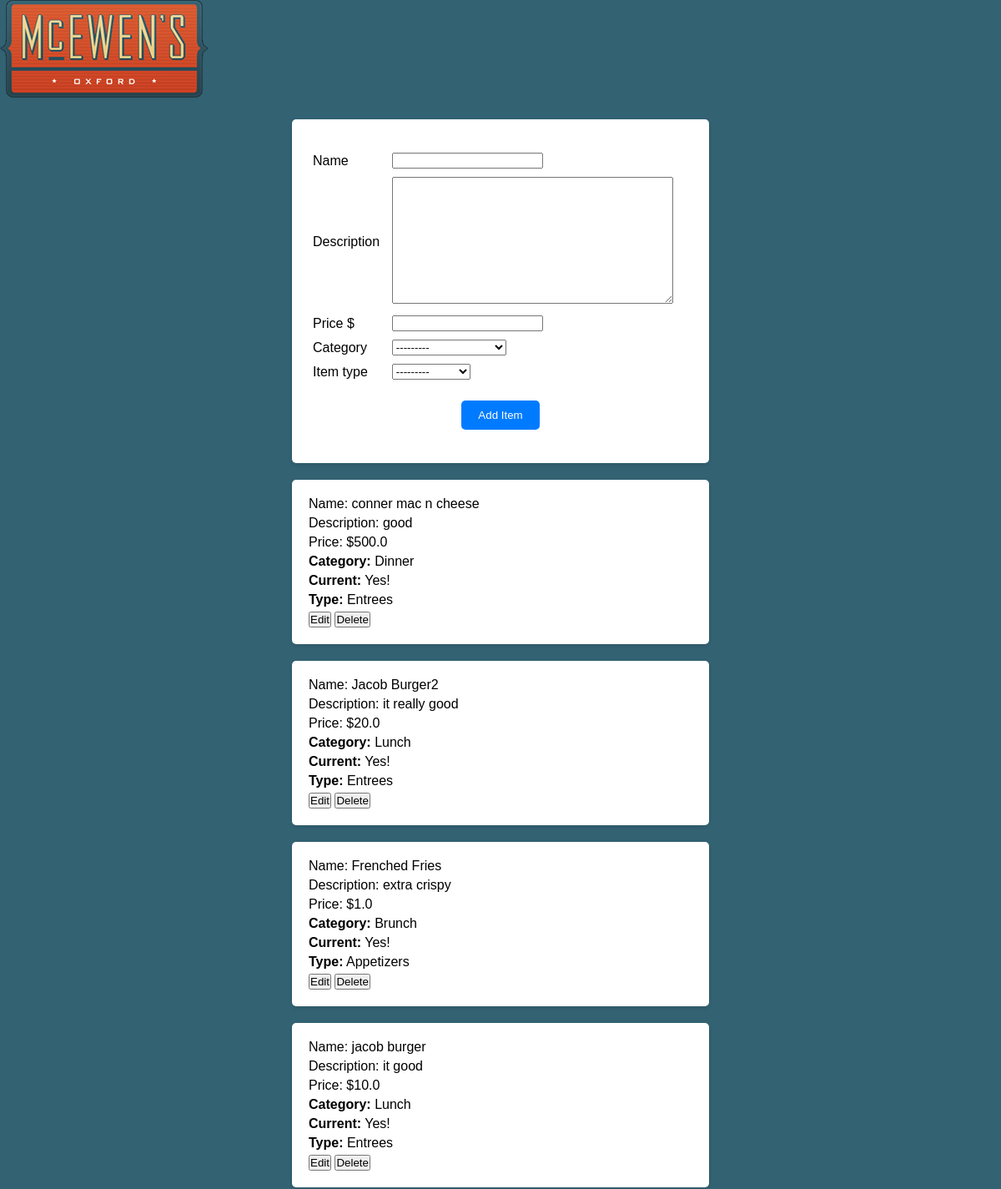
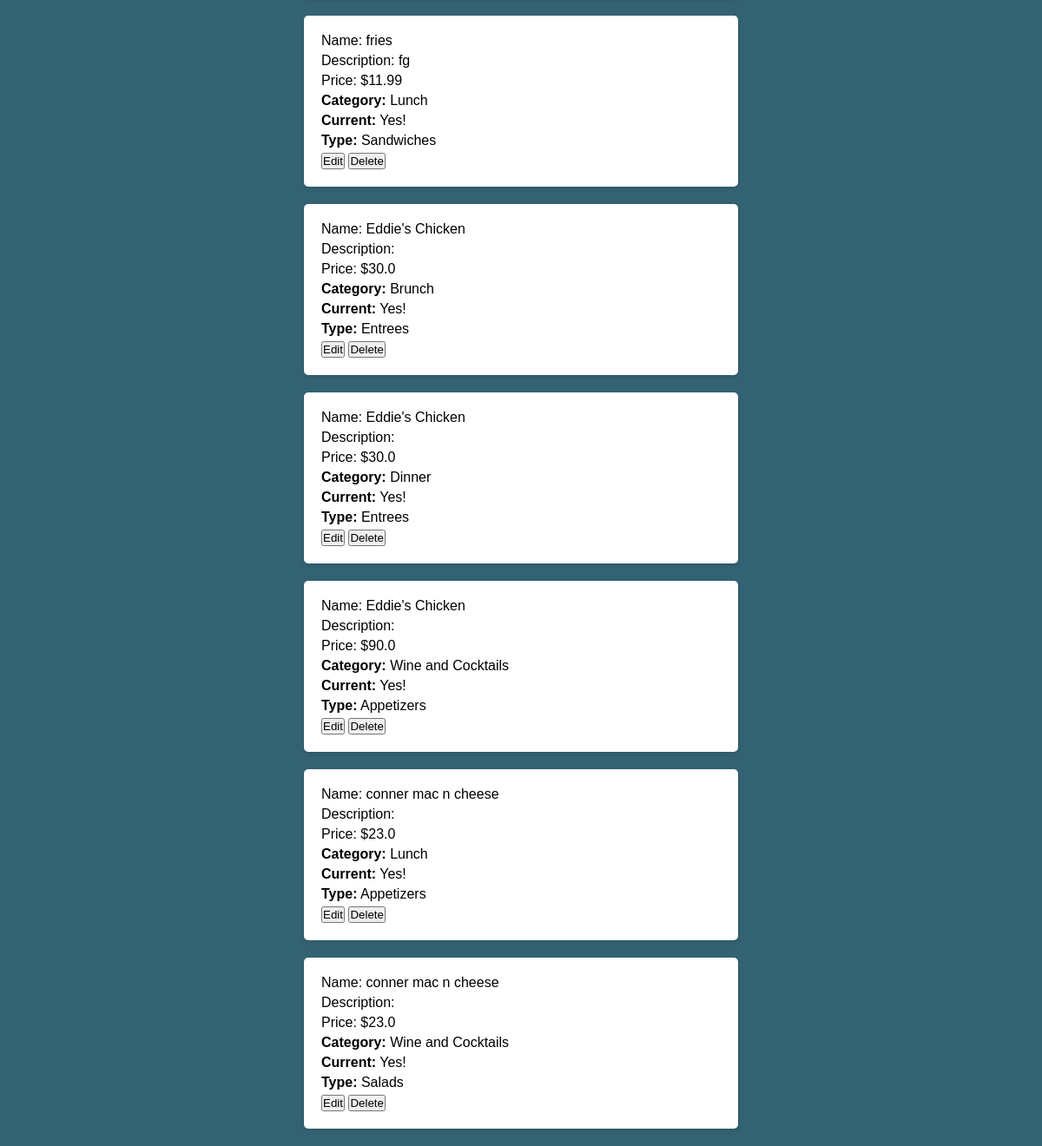
The page /restaurant_admin/ on the database as committed earlier (2 pictures, top to bottom).
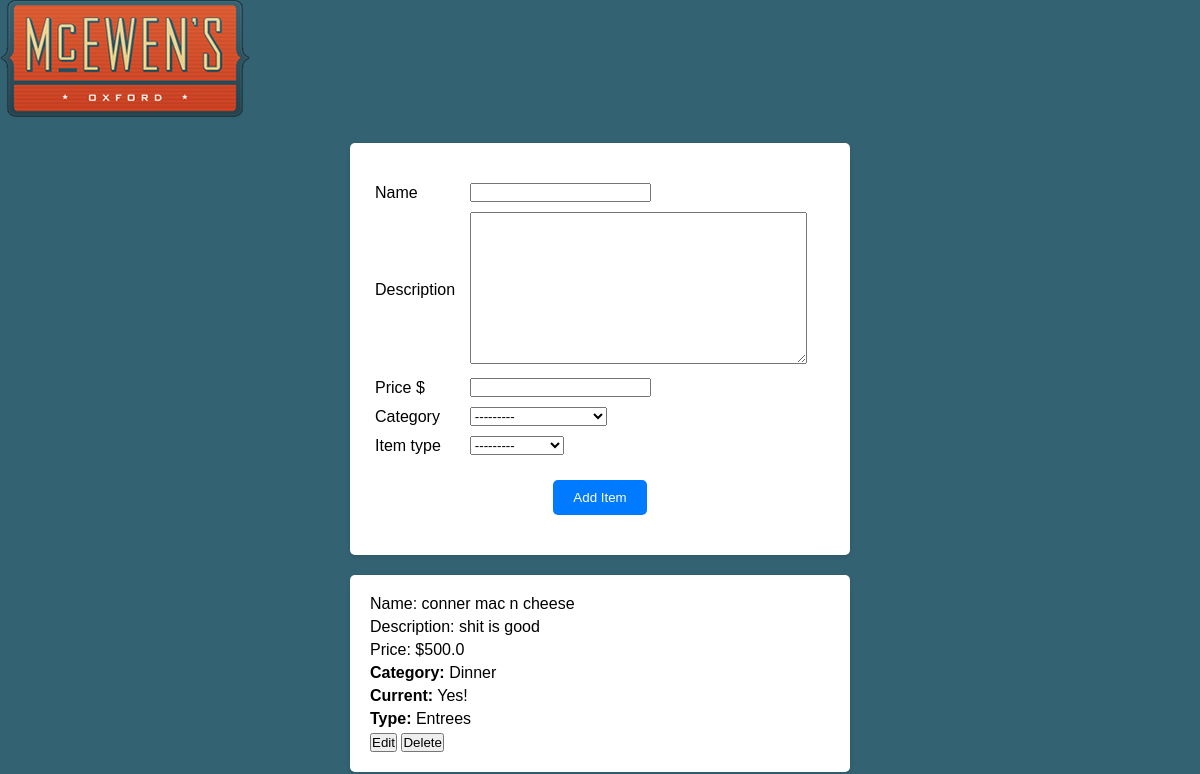
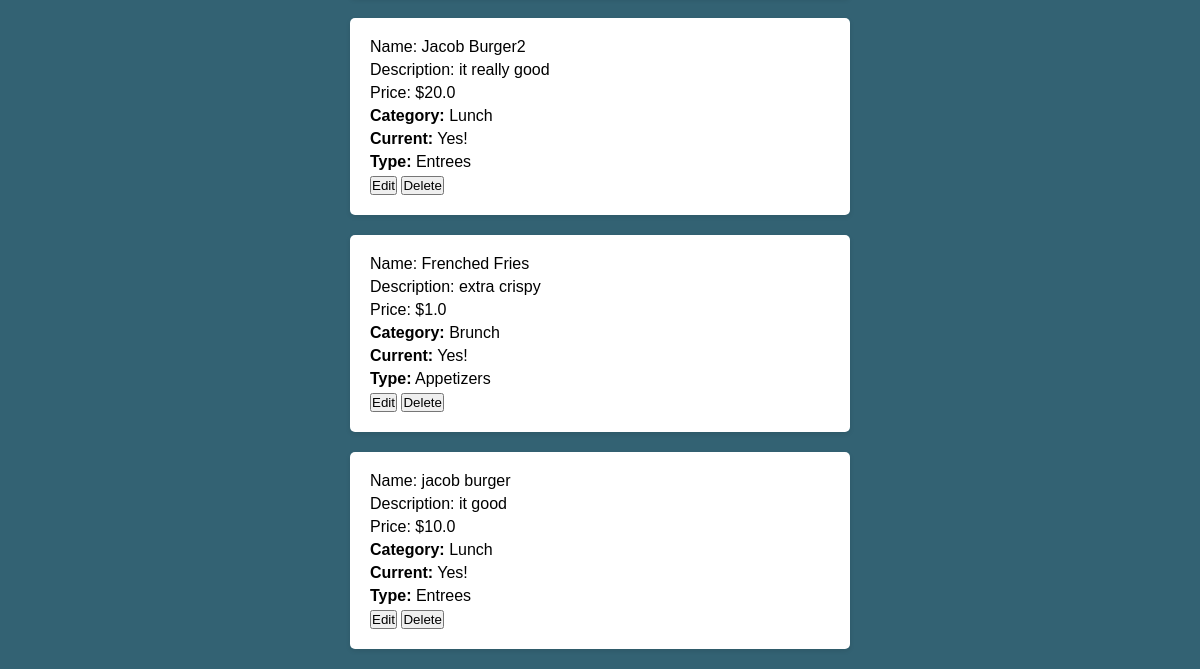
The same page on the database as committed later (2 pictures, top to bottom).
### mcewens/models.py (models this page shows)
class MenuItem(models.Model):
    name = models.CharField(max_length=50)
    CATEGORY_CHOICES = (
        ("Brunch", "Brunch"),
        ("Lunch", "Lunch"),
        ("Dinner", "Dinner"),
        ("Wine and Cocktails", "Wine and Cocktails"),
    )
    category = models.CharField(choices=CATEGORY_CHOICES, max_length=50)
    TYPE_CHOICES = (
        ("Appetizers", "Appetizers"),
        ("Salads", "Salads"),
        ("Entrees", "Entrees"),
        ("Sandwiches", "Sandwiches"),
        ("Desserts", "Desserts"),
        ("Wine", "Wine"),
        ("Cocktails", "Cocktails"),
    )
    item_type = models.CharField(choices=TYPE_CHOICES, max_length=50, blank=True)
    description = models.TextField(max_length=200, blank=True)
    price = models.FloatField()
    CURRENT_CHOICES = (
        (1, "On menu"),
        (0, "Not on menu"),
    )
    current = models.IntegerField(default=1, choices=CURRENT_CHOICES)
    class Meta:
        unique_together = ("name", "category")

### mcewens/views.py (the view)
# urls.py: path("restaurant_admin/", restaurant_admin, name="restaurant_admin"),
def restaurant_admin(request):
    menu_items = MenuItem.objects.all()
    if request.method == "POST":
        form = MenuItemForm(request.POST)
        try:
            item = form.save(commit=False)
            if form.is_valid():
                form = MenuItemForm()
                context = {
                    "id": item.id,
                    "name": item.name,
                    "price": item.price,
                    "description": item.description,
                    "category": item.category,
                    "current": item.current,
                    "item_type": item.item_type,
                    "form": form,
                    "menu_items": menu_items,
                }
                item.save()
                "IS this correct?"
        except:
            error = "Something went wrong! Perhaps a menu item with this name and category already exists?"
            context = {"error": error, "menu_items": menu_items, "form": form}
        return render(request, "restaurant_admin.html", context)
    else:
        form = MenuItemForm()
        return render(
            request, "restaurant_admin.html", {"form": form, "menu_items": menu_items}
        )

### mcewens/forms.py
class MenuItemForm(forms.ModelForm):
    class Meta:
        model = MenuItem
        fields = [
            "name",
            "price",
            "description",
            "category",
            "item_type",
        ]
        exclude = ["current"]

### mcewens/templates/restaurant_admin.html (shortened to what this page needs)
{% load static %}
<!DOCTYPE html>
<html lang="en">
<head>
</head>
<body>
  <img src="{% static 'img/logo_360.png' %}" class="img-responsive" alt="Logo" />
  <div>
    <form method="POST" action="">
      <table>
        <tr>
          <td>{{form.name.label}}</td>
          <td>{{form.name}}</td>
        </tr>
        <tr>
          <td>{{form.description.label}}</td>
          <td>{{form.description}}</td>
        </tr>
        <tr>
          <td>{{form.price.label}} $</td>
          <td>{{form.price}}</td>
        </tr>
        <tr>
          <td>{{form.category.label}}</td>
          <td>{{form.category}}</td>
        </tr>
        <tr>
          <td>{{form.item_type.label}}</td>
          <td>{{form.item_type}}</td>
        </tr>
      </table>
      <input type="submit" value="Add Item" onclick="return confirm('Are you sure?')" />
    </form>
  </div>
  {% for menu_item in menu_items %}
  <div class="menu-item-{{menu_item.id}}">
    <p>Name: {{menu_item.name}}</p>
    <p>Description: {{menu_item.description}}</p>
    <p>Price: ${{menu_item.price}}</p>
    <p><strong>Category:</strong> {{ menu_item.category }}</p>
    {% if menu_item.current is 1 %}
    <p class="current-yes"><strong>Current:</strong> Yes!</p>
    {% else %}
    <p class="current-no"><strong>Current:</strong> No!</p>
    {% endif %}
    <p><strong>Type:</strong> {{ menu_item.item_type }}</p>
    <a href="{%url 'edit' menu_item.id%}"><button type="button">Edit</button></a>
    <a href="{%url 'delete' menu_item.id %}"><button type="button">Delete</button></a>
  </div>
  {% endfor %}
</body>
</html>

### mcewens/templates/restaurant_admin.html (style rules this page uses)
* { margin: 0; padding: 0; box-sizing: border-box; }
body { font-family: Arial, sans-serif; background-color: #336273; }
div { max-width: 500px; margin: 20px auto; padding: 20px; background-color: #fff; border-radius: 5px; box-shadow: 0 2px 5px rgba(0, 0, 0, 0.1); }
form table { width: 100%; margin-top: 15px; border-collapse: collapse; }
form table td { padding: 5px; }
form input[type="submit"] { display: block; margin: 20px auto; padding: 10px 20px; background-color: #007bff; color: #fff; border: none; border-radius: 5px; cursor: pointer; }
p { margin-bottom: 5px; }
input[type="submit"] { padding: 5px 10px; background-color: #e74c3c; }

Rows that differ between the two databases and show on the page:
removed MenuItem: name "fries", description "fg", price "11.99", category "Lunch", shows "Current:", current "Yes!", item_type "Sandwiches"
removed MenuItem: name "Eddie's Chicken", price "30.0", category "Brunch", shows "Current:", current "Yes!", item_type "Entrees"
removed MenuItem: name "Eddie's Chicken", price "30.0", category "Dinner", shows "Current:", current "Yes!", item_type "Entrees"
removed MenuItem: name "Eddie's Chicken", price "90.0", category "Wine and Cocktails", shows "Current:", current "Yes!", item_type "Appetizers"
removed MenuItem: name "conner mac n cheese", price "23.0", category "Lunch", shows "Current:", current "Yes!", item_type "Appetizers"
removed MenuItem: name "conner mac n cheese", price "23.0", category "Wine and Cocktails", shows "Current:", current "Yes!", item_type "Salads"
changed MenuItem "conner mac n cheese": description "good" → "shit is good"
